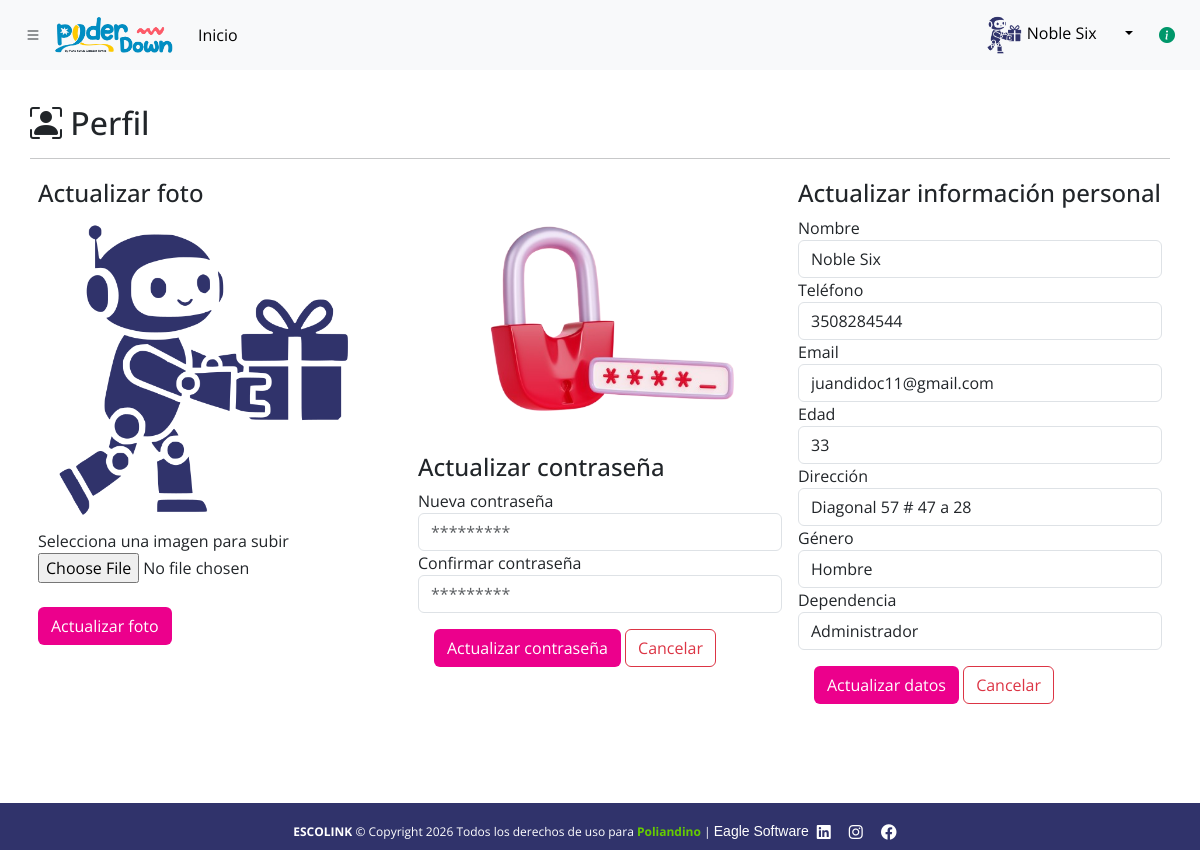
Screenshot of /profile.php (signed in) with the database file from the repository.
### tables this page shows
CREATE TABLE `company` (
  `id` int(11) NOT NULL,
  `nombre` varchar(100) NOT NULL,
  `nit` varchar(15) NOT NULL,
  `direccion` varchar(255) NOT NULL,
  `telefono` varchar(15) NOT NULL,
  `logo` varchar(255) NOT NULL,
  `email` varchar(266) NOT NULL,
  `ciudad` varchar(255) NOT NULL,
  `web` varchar(255) NOT NULL
);

CREATE TABLE `users` (
  `id` int(11) NOT NULL,
  `username` int(11) NOT NULL,
  `password` varchar(255) NOT NULL,
  `nombre` text NOT NULL,
  `rol` int(2) NOT NULL,
  `rol_informativo` int(11) NOT NULL,
  `extra_rol` int(2) NOT NULL,
  `foto` varchar(255) NOT NULL,
  `orden` int(11) NOT NULL,
  `fechaCreacionUser` varchar(15) NOT NULL,
  `email` varchar(255) NOT NULL,
  `genero` text NOT NULL,
  `telefono` varchar(20) NOT NULL,
  `direccion` varchar(255) NOT NULL,
  `edad` int(11) NOT NULL
);

### components/sliderBar.php (called while the page is built, shortened)
<?php include("controller/footer.php"); ?>

### components/filters/takeUser.php (called while the page is built, shortened)
<?php
function obtenerInformacionUsuario()
{
    if (isset($_SESSION['loggedin'], $_SESSION['nombre'], $_SESSION['rol'], $_SESSION['username'], $_SESSION['foto'], $_SESSION['extra_rol']) && $_SESSION['loggedin'] === true) {
        $mensajeRol = rolUsuario($_SESSION['rol']);
        $mensajeExtraRol = extraRolUsuario($_SESSION['extra_rol']);
        return [
            'nombre' => htmlspecialchars($_SESSION['nombre']),
            'rol' => $mensajeRol,
            'extra_rol' => $mensajeExtraRol,
            'usuario' => htmlspecialchars($_SESSION['username']),
            'foto' => htmlspecialchars($_SESSION['foto'])
        ];
    }
}
function rolUsuario($rol)
{
    switch ($rol) {
        case 1:
            return "Administrador";
    }
}
function extraRolUsuario($extra_rol)
{
    switch ($extra_rol) {
        default:
            return "Extra rol no definido";
    }
}
?>

### profile.php (the view, shortened to what this page needs)
<?php
include("funciones.php");
include("components/filters/takeUser.php");
$infoUsuario = obtenerInformacionUsuario();
$usaurio = htmlspecialchars($_SESSION["username"]);
?>
<!DOCTYPE html>
<html lang="es">
<head>
    <link href="https://cdn.jsdelivr.net/npm/bootstrap@5.3.3/dist/css/bootstrap.min.css" rel="stylesheet">
    <link rel="stylesheet" href="https://cdn.jsdelivr.net/npm/datatables.net-bs5@1.13.6/css/dataTables.bootstrap5.min.css">
    <link rel="stylesheet" href="https://cdnjs.cloudflare.com/ajax/libs/font-awesome/6.0.0/css/all.min.css" />
    <link rel="stylesheet" href="css/estilo.css?v=0.0.2">
    <link rel="stylesheet" href="css/slidebar.css?v=0.0.3">
    <link rel="stylesheet" href="css/contadores.css?v=0.7">
    <link rel="stylesheet" href="css/dataTables.css?v=0.3">
    <link rel="stylesheet" href="https://cdn.jsdelivr.net/npm/bootstrap-icons@1.11.3/font/bootstrap-icons.min.css">
    <link href="https://cdn.jsdelivr.net/npm/sweetalert2@11.7.0/dist/sweetalert2.min.css" rel="stylesheet">
</head>
<?php include("controller/header.php"); ?>
    <?php include("components/sliderBar.php"); ?>
    <?php include("components/modals/userNew.php"); ?>
    <?php include("components/modals/newAdvisor.php"); ?>
<div style="margin-top: 50px;">
    <br>
        <div id="dashboard">
            <div class="position-relative">
                <h2><i class="bi bi-person-bounding-box"></i> Perfil</h2>
                <hr>
                <div class="row bg-transparent">
                    <div class="col-lg-12 col-md-12 col-sm-12 px-2 mt- bg-transparent">
                        <div class="container">
                            <div class="row">
                                <?php
                                $query = mysqli_query($conn, "SELECT * FROM users WHERE username like '%$usaurio%'");
                                while ($userLog = mysqli_fetch_array($query)) {
                                    $name = $userLog['nombre'];
                                    $phone = $userLog['telefono'];
                                    $email = $userLog['email'];
                                    $year = $userLog['edad'];
                                    $genero = $userLog['genero'];
                                    $department = $userLog['rol'];
                                    $direccion = $userLog['direccion'];
                                    $foto = 'img/fotoUsuarios/' . $userLog['foto'];
                                }
                                ?>
                                <div class="col-lg-4 col-md-4 col-sm-12 px-2 mt-1">
                                    <h4>Actualizar foto</h4>
                                    <img src="<?php echo $foto; ?>" alt='Perfil' class="rounded p-1" width="90%" />
                                    <br>
                                    <form action="" method="POST" enctype="multipart/form-data">
                                        Selecciona una imagen para subir
                                        <input type="file" name="image" style="cursor: pointer" title="Seleccionar una imagen" />
                                        <br><br>
                                        <input type="submit" name="submit" class="btn bg-magenta-dark text-white" value="Actualizar foto" />
                                    </form>
                                </div>
                                <div class="col-lg-4 col-md-4 col-sm-12 px-2 mt-1">
                                    <img src="img/icons/pass.png" alt="pass" width="100%">
                                    <form action="<?php echo htmlspecialchars($_SERVER["PHP_SELF"]); ?>" method="POST">
                                        <h4>Actualizar contraseña</h4>
                                        <div class="form-group <?php echo (!empty($new_password_err)) ? 'has-error' : ''; ?>">
                                            <label for="password">Nueva contraseña</label>
                                            <input type="password" id="password" name="new_password" class="form-control" placeholder="*********"  required>
                                        </div>
                                        <div class="form-group <?php echo (!empty($confirm_password_err)) ? 'has-error' : ''; ?>">
                                            <label for="confirm_password">Confirmar contraseña</label>
                                            <input type="password" id="confirm_password" name="confirm_password" class="form-control" placeholder="*********" required>
                                        </div>
                                        <div class="form-group m-3">
                                            <input type="submit" class="btn bg-magenta-dark text-white" value="Actualizar contraseña">
                                            <a class="btn btn-outline-danger" href="main.php">Cancelar</a>
                                        </div>
                                    </form>
                                </div>
                                <div class="col-lg-4 col-md-4 col-sm-12 px-2 mt-1">
                                    <?php
                                    function getRoleName($department)
                                    {
                                        switch ($department) {
                                            case 1:
                                                return "Administrador";
                                        }
                                    }
                                    ?>
                                    <form action="" method="POST">
                                        <h4>Actualizar información personal</h4>
                                        <div class="form-group">
                                            <label>Nombre</label>
                                            <input type="text" name="updName" class="form-control" value="<?php echo $name; ?>" require>
                                        </div>
                                        <div class="form-group">
                                            <label>Teléfono</label>
                                            <input type="text" name="updPhone" class="form-control" value="<?php echo $phone; ?>">
                                        </div>
                                        <div class="form-group">
                                            <label>Email</label>
                                            <input type="email" name="updEmail" class="form-control" value="<?php echo $email; ?>">
                                        </div>
                                        <div class="form-group">
                                            <label>Edad</label>
                                            <input type="number" name="updYear" class="form-control" value="<?php echo $year; ?>">
                                        </div>
                                        <div class="form-group">
                                            <label>Dirección</label>
                                            <input type="text" name="updAdress" class="form-control" value="<?php echo $direccion; ?>">
                                        </div>
                                        <div class="form-group">
                                            <label>Género</label>
                                            <select class="form-control" name="updGenero">
                                                <option value="<?php echo $genero; ?>"><?php echo $genero; ?>
                                                </option>
                                            </select>
                                        </div>
                                        <div class="form-group">
                                            <label>Dependencia</label>
                                            <select class="form-control" name="updDepartmen">
                                                <option value="<?php echo htmlspecialchars($department); ?>">
                                                    <?php echo htmlspecialchars(getRoleName($department)); ?>
                                                </option>
                                            </select>
                                        </div>
                                        <div class="form-group m-3">
                                            <input type="submit" class="btn bg-magenta-dark text-white" value="Actualizar datos" name="actualizarUsuario">
                                            <a class="btn btn-outline-danger" href="main.php">Cancelar</a>
                                        </div>
                                    </form>
                                    <br><br>  <br><br>
                                </div>
                            </div>
                        </div>
                    </div>
                </div>
            </div>
        </div>
    </div>
<?php include("controller/footer.php"); ?>
</body>
</html>

### controller/header.php (shortened to what this page needs)
<?php
$query = "SELECT logo FROM company LIMIT 1";
$result = $conn->query($query);
$company = $result->fetch_assoc();
$logo = $company['logo'] ?? 'logo_pd_horizontal.png';
?>
<nav class="navbar navbar-expand-lg bg-body-tertiary fixed-top">
    <div class="container-fluid">
        <button class="btn btn-tertiary mr-3" type="button" data-bs-toggle="offcanvas" data-bs-target="#offcanvasWithBothOptions" aria-controls="offcanvasWithBothOptionsLabel">
            <i class="bi bi-list"></i>
        </button>
        <a class="navbar-brand" href="main.php"><img src="img/logos/<?php echo htmlspecialchars($logo); ?>" alt="logo" width="120px"></a>
        <div class="collapse navbar-collapse" id="navbarSupportedContent">
            <ul class="navbar-nav me-auto mb-2 mb-lg-0">
                <li class="nav-item">
                    <a class="nav-link active" aria-current="page" href="main.php">Inicio</a>
                </li>
            </ul>
        </div>
        <div class="dropdown">
            <button class="btn btn-light dropdown-toggle" type="button" id="dropdownMenuButton" data-bs-toggle="dropdown" aria-expanded="false">
                <img src="<?php echo htmlspecialchars($infoUsuario['foto']); ?>" alt="Perfil" class="rounded-circle" width="40" height="40">
                <?php echo htmlspecialchars($infoUsuario['nombre']); ?>
                <button type="button" class="btn" data-bs-toggle="popover" data-bs-placement="top" data-bs-content="<?php echo htmlspecialchars($infoUsuario['rol']); ?>" data-bs-trigger="hover">
                    <i class="bi bi-info-circle-fill colorVerde" style="color: #00976a;"></i>
                </button>
            </button>
        </div>
    </div>
</nav>

### controller/footer.php (shortened to what this page needs)
<footer class="text-center text-lg-start text-light fixed-bottom bg-indigo-dark text-white d-flex align-items-center justify-content-center" style="max-height:55px;">
    <div class="text-center pb-2 w-100">
        <?php
         $queryCompany = mysqli_query($conn, "SELECT nombre,nit FROM company");
         while ($empresaLog = mysqli_fetch_array($queryCompany)) {
           $empresa = $empresaLog['nombre'] . '</label>';
         }
        ?>
        <br>
        <b>ESCOLINK</b> &copy; Copyright <?php echo date("Y"); ?> Todos los derechos de uso para <label class="text-lime-dark"><b><?php echo $empresa ?> </b></label>|
        <span class="footer-social-group">
            <a class="eagle-link-footer" href="https://agenciaeaglesoftware.com/" target="_blank">Eagle Software</a>
            <a href="https://www.linkedin.com/company/89372098/admin/feed/posts/" target="_blank" class="linkFooter"><i class="fa-brands fa-linkedin redes"></i></a>
            <a href="https://www.instagram.com/eaglesoftwares/" target="_blank" class="linkFooter"><i class="fa-brands fa-instagram redes"></i></a>
            <a href="https://www.facebook.com/eaglesoftwares/" target="_blank" class="linkFooter"><i class="fa-brands fa-facebook redes"></i></a>
        </span>
    </div>
</footer>

### css/estilo.css (style rules this page uses)
:root { --colorPrimario:#ec008c; --colorVerde:#00976a --blanco:#fff; --bs-primary-light: #cce5ff; --bs-primary-dark: #004085; --bs-secondary-light: #e2e3e5; --bs-secondary-dark: #383d41; --bs-success-light: #d4edda; --bs-success-dark: #155724; --bs-danger-light: #f8d7da; --bs-danger-dark: #721c24; --bs-warning-light: #fff3cd; --bs-warning-dark: #856404; --bs-info-light: #d1ecf1; --bs-info-dark: #0c5460; --bs-light-gray: #f8f9fa; --bs-dark-gray: #343a40; }
* { margin: 0; padding: 0; box-sizing: border-box; font-family: "Open Sans"; }
.colorVerde { color: var(--colorVerde); }
footer { position: relative; bottom: 0; left: 0; right: 0; background-color: #333; color: white; text-align: center; font-size: 12px; }
.redes { float: right; font-size: 16px; padding-right: 10px; }
.linkFooter { text-decoration: none; color: white; }
html, body { height: 100%; }
#dashboard { padding: 30px; height: 100%; width: 100%; }

### css/slidebar.css (style rules this page uses)
:root { --colorPrimario: #ec008c; --blanco: #fff; }

### css/contadores.css (style rules this page uses)
:root { --bs-purple-light: #e0c3fc; --bs-purple-dark: #5d3fd3; --bs-teal-light: #b2f0e5; --bs-teal-dark: #006d68; --bs-amber-light: #ffe7b2; --bs-amber-dark: #bf6900; --bs-pink-light: #ffccd5; --bs-pink-dark: #b53471; --bs-indigo-light: #d4d7ff; --bs-indigo-dark: #30336b; --bs-gray-light: #f4f6f7; --bs-gray-dark: #495057; --bs-magenta-dark:#ec008c; --bs-magenta-light:#f5a6c2; --bs-lime-light: #e6ffcc; --bs-lime-dark: #66cc00; --bs-orange-light: #ffd8b2; --bs-orange-dark: #e67300; --bs-red-dark: #990000; --bs-blue-dark: #001f3f; --bs-brown-light: #d7b49e; --bs-brown-dark: #6b4226; --bs-cyan-light: #d0f7f9; --bs-cyan-dark: #007a7a; --bs-silver: #c0c0c0; }
.bg-magenta-dark { background-color: var(--bs-magenta-dark) !important; color: white; }
.bg-indigo-dark { background-color: var(--bs-indigo-dark) !important; color: white; }
.text-lime-dark { color: var(--bs-lime-dark) !important; }

### css/dataTables.css (style rules this page uses)
:root { --dt-row-selected: 13, 110, 253;--dt-row-selected-text: 255, 255, 255;--dt-row-selected-link: 9, 10, 11;--dt-row-stripe: 0, 0, 0;--dt-row-hover: 0, 0, 0;--dt-column-ordering: 0, 0, 0;--dt-html-background: white }

### controller/footer.php (style rules this page uses)
.eagle-link-footer { font-family: 'Sparose', sans-serif !important; font-size: 14px; color: #fff !important; text-decoration: none !important; font-weight: normal; }
.footer-social-group { display: inline-flex; align-items: center; gap: 8px; }

### rows the page displays
company: logo (picture), nombre "Poliandino"
users: foto (picture), updName "Noble Six", updPhone "3508284544", updEmail "juandidoc11@gmail.com", updYear "33", updAdress "Diagonal 57 # 47 a 28", updGenero "Hombre", updDepartmen "Administrador"

### other values shown
$infoUsuario['nombre'] "Noble Six"
